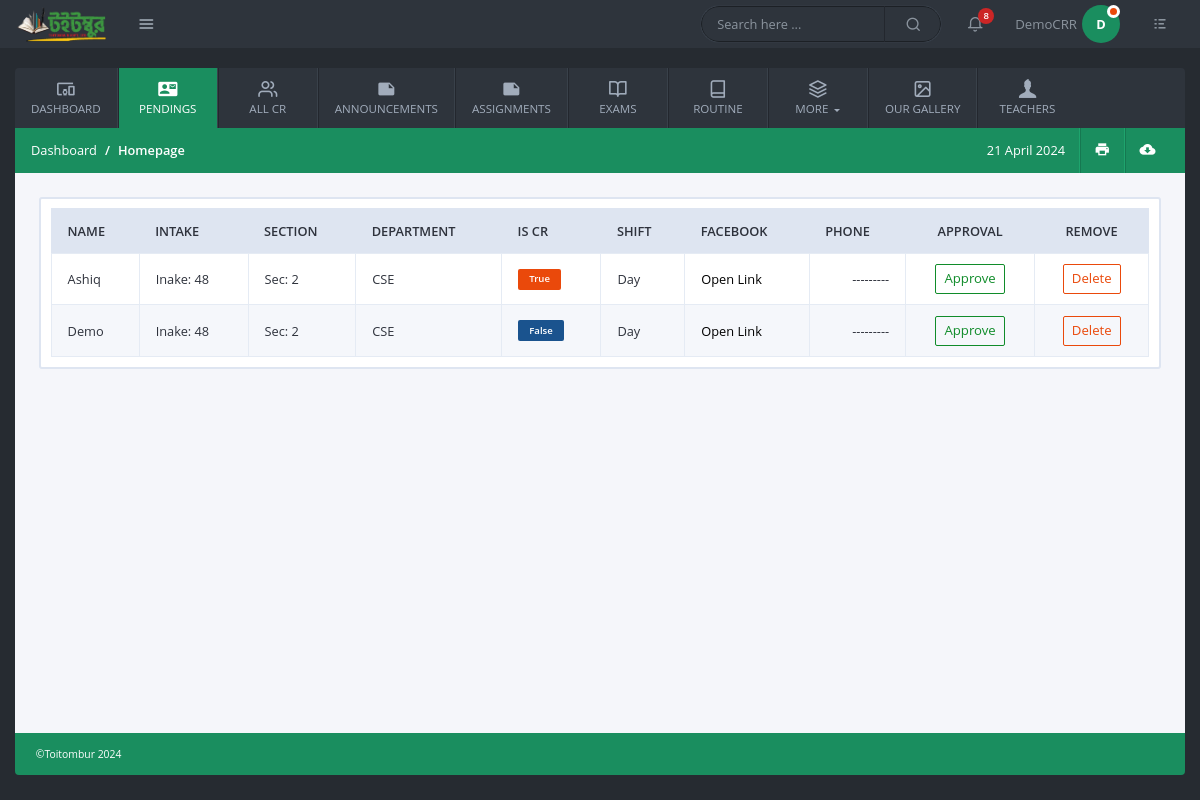
Page /pendings/ (signed in) on the committed database.
### users/models.py (models this page shows, shortened)
class User(AbstractBaseUser, PermissionsMixin):
    email = models. EmailField (unique=True, null=False)
    is_staff = models.BooleanField(
        gettext_lazy('I am staff'),
        default=False,
    help_text = gettext_lazy('If the user is admin stuff of this site then can see admin panel')
    )
    is_active = models.BooleanField(
        gettext_lazy('account active'),
        default=True,
        help_text=gettext_lazy('A user should be treated as active. Admin can unselect this instead of deleting accounts')
    )
    ROLE_CHOICES = (
        ('admin', 'admin'),
        ('student', 'student'),
        ('teacher', 'teacher'),
        ('cr', 'cr'),
    )
    role = models.CharField(
        max_length=20,
        choices=ROLE_CHOICES,
        default='admin',
    )
    USERNAME_FIELD = 'email'
    objects = MyCustomManager()

class CommonBaseModel(models.Model):
    uid = models.UUIDField(primary_key=True, default= uuid.uuid4, editable=False)
    created_at = models.DateTimeField(auto_now_add=True)
    updated_at = models.DateTimeField(auto_now=True)
    class Meta:
        abstract = True

class Profile(CommonBaseModel):
    user = models.OneToOneField(User, on_delete=models.CASCADE, related_name='profile')
    is_approved = models.BooleanField(default=False)
    details_filled = models.BooleanField(default=False)

class CommonProfileModel(models.Model):
    uid = models.UUIDField(primary_key=True, default= uuid.uuid4, editable=False)
    account = models.OneToOneField(Profile, on_delete=models.CASCADE)
    created_at = models.DateTimeField(auto_now_add=True)
    updated_at = models.DateTimeField(auto_now=True)
    personal_id = models.CharField(unique=True, max_length=150)
    gender = models.CharField( max_length=50, choices=GENDERS, blank=True,null=True)
    image = models.FileField(upload_to="Profile_Pictures", null=True, blank=True)
    class Meta:
        abstract = True

class Student(CommonProfileModel):
    name = models.CharField(max_length=350)
    intake = models.ForeignKey(Intakes, on_delete=models.CASCADE)
    section = models.ForeignKey(Sections, on_delete=models.CASCADE)
    department = models.ForeignKey(Departments, on_delete=models.CASCADE)
    shift = models.CharField(max_length=50, choices= [("Day","day"), ("Evening", "evening")])
    is_class_cr = models.BooleanField(default=False)
    contact_number = models.PositiveIntegerField(null=True, blank=True)
    facebook_profile = models.CharField( max_length=500, null=True, blank=True)

class Intakes(CommonBaseModel):
    intake = models.PositiveIntegerField()
    def __str__(self):
        return f"Inake: {self.intake}"

class Sections(CommonBaseModel):
    name = models.CharField(max_length=50)
    section = models.PositiveIntegerField()
    def __str__(self):
        return f"Sec: {self.section}"

class Departments(CommonBaseModel):
    name = models.CharField(max_length=150)
    short_name = models.CharField(max_length=50)
    department_chairman_name = models.CharField(max_length=350)
    chairman_room = models.CharField(max_length=150, null=True, blank=True)
    def __str__(self):
        return self.short_name

### common/views.py (the view, shortened to what this page needs)
# urls.py: path('pendings/', views.pendigs, name="pendings"),
@login_required()
def pendigs(request):
    context = {
        "page":"/Pendeng/"
               }
    if request.user.role == "admin":
        non_approved_profile = Student.objects.filter(account__is_approved = False)
        context["pending_student" ] = non_approved_profile
        if request.method == "POST":
            try:
                if "approve" in request.POST:
                    s_uid = request.POST['approve']
                    target = non_approved_profile.get(uid = s_uid)
                    targets_profile = target.account
                    targets_profile.is_approved = True
                    targets_profile.save()
                    messages.success(request,"Approved confirmed!")
                    return redirect(request.path)
            except Exception:
                messages.warning(request,"Sorry! Can not proceed!")
                return redirect(request.path)
    elif request.user.role == "cr":
        the_cr = get_object_or_404(Student, account = request.user.profile)
        his_intake = the_cr.intake
        his_section = the_cr.section
        his_department = the_cr.department
        his_shift = the_cr.shift
        if the_cr.is_class_cr:
            specific_intake_and_section_profile = Student.objects.filter(
                account__is_approved = False,
                intake = his_intake,
                department = his_department,
                shift = his_shift,
                section = his_section
                )
            context["pending_student"] = specific_intake_and_section_profile
        else:
            messages.warning(request,"You are not meant for approve students! I'm gently redirecting you now, Don't try to mess with anything!")
            return redirect("homepage")
    else:
        messages.info(request,"You are not meant for approve students!")
        return redirect("homepage")
    return render(request, "pages/student_approval.html", context)

### templates/pages/student_approval.html (shortened to what this page needs)
{% extends "base/base.html" %}
{% load static %}
{% block content %}
{% if user.role == 'admin' or user.role == "cr" %}
{% include "pages/wait_student.html" %}
{% endif %}
{% endblock content %}

### templates/base/base.html (shortened to what this page needs)
{% load static %}
<!doctype html>
<html lang="en">
	<head>
		<link rel="stylesheet" href="{% static "css/bootstrap.min.css" %}">
		<link rel="stylesheet" href="{% static "fonts/style.css" %}">
		<link rel="stylesheet" href="{% static "css/main.css" %}">
		<link rel="stylesheet" href="{% static "vendor/daterange/daterange.css" %}">
	</head>
	<body>
		<header class="header">
			<div class="logo-wrapper">
				<a href="{% url "homepage" %}" class="logo">
					<img src="{% static "img/toitombur.png" %}" alt="Dashboard" />
				</a>
				<a href="#" class="quick-links-btn" data-toggle="tooltip" data-placement="right" title="" data-original-title="Quick Links">
					<i class="icon-menu1"></i>
				</a>
			</div>
			<div class="header-items">
				<div class="custom-search">
					<input type="text" class="search-query" placeholder="Search here ...">
					<i class="icon-search1"></i>
				</div>
				<ul class="header-actions">
					<li class="dropdown">
						<a href="#" id="notifications" data-toggle="dropdown" aria-haspopup="true">
							<i class="icon-bell"></i>
							<span class="count-label">8</span>
						</a>
					</li>
					<li class="dropdown">
						<a href="#" id="userSettings" class="user-settings" data-toggle="dropdown" aria-haspopup="true">
							{% if user.role == "student" or user.role == "cr" %}
							<span class="user-name">{{user.profile.student.name}}</span>
							<span class="avatar"> {{ user.profile.student.name|slice:"0:1" }}<span class="status busy"></span></span>
							{% elif user.role == "teacher" %}
							<span class="user-name">{{user.profile.teacher.name}}</span>
							<span class="avatar"> {{ user.profile.teacher.name|slice:"0:1" }}<span class="status busy"></span></span>
							{% endif %}
						</a>
					</li>
					<li>
						<a href="#" class="quick-settings-btn" data-toggle="tooltip" data-placement="left" title="" data-original-title="Quick Settings">
							<i class="icon-list"></i>
						</a>
					</li>
				</ul>
			</div>
		</header>
		<div class="container-fluid">
			{% url "pendings" as p1x %}
			{% url "add_routine" as r1x %}
			<nav class="navbar navbar-expand-lg custom-navbar">
				<div class="collapse navbar-collapse" id="KamlaActiveNavbar">
					<ul class="navbar-nav">
						<li class="nav-item ">
							<a class="nav-link {% if request.path == '/' %}active-page{% endif %}" href="{% url "homepage" %}">
							  <i class="icon-devices_other nav-icon"></i>
							  Dashboard
							</a>
						  </li>
						  {% if user.role == 'admin' or user.role == 'cr' %}
						  <li class="nav-item">
							<a class="nav-link {% if request.path == p1x %}active-page{% endif %}" href="{% url "pendings" %}">
							  <i class="icon-contact_mail nav-icon"></i>
							  Pendings
							</a>
						  </li>
						  {% endif %}
						<li class="nav-item">
							<a class="nav-link {% if request.path == '/all-cr-of-each-intakes/' %}active-page{% endif %} " href="{% url "all_cr" %}" >
								<i class="icon-users nav-icon"></i>
								All CR
							</a>
						</li>
						<li class="nav-item">
							<a class="nav-link {% if request.path == '/all-announcements/' %}active-page{% endif %}" href="{% url "all_announcement" %}" >
								<i class="icon-note nav-icon"></i>
								Announcements
							</a>
						</li>
						<li class="nav-item">
							<a class="nav-link {% if request.path == '/all-assignments/' %}active-page{% endif %}" href="{% url "assignments" %}" >
								<i class="icon-note nav-icon"></i>
								Assignments
							</a>
						</li>
						<li class="nav-item">
							<a class="nav-link {% if request.path == '/exams/' %}active-page{% endif %}" href="{% url "exams" %}" >
								<i class="icon-book-open nav-icon"></i>
								Exams
							</a>
						</li>
						<li class="nav-item">
							<a class="nav-link {% if request.path == r1x %}active-page{% endif %}" href="{% url "add_routine" %}">
							  <i class="icon-book nav-icon"></i>
							  Routine
							</a>
						</li>
						<li class="nav-item dropdown">
							<a class="nav-link dropdown-toggle" href="#" id="dashboardsDropdown" role="button" data-toggle="dropdown" aria-haspopup="true" aria-expanded="false">
								<i class="icon-layers2 nav-icon"></i>
								More
							</a>
						</li>
						<li class="nav-item">
							<a class="nav-link" href="#" >
								<i class="icon-image nav-icon"></i>
								Our Gallery
							</a>
						</li>
						<li class="nav-item">
							<a class="nav-link" href="#" >
								<i class="icon-user nav-icon"></i>
								Teachers
							</a>
						</li>
					</ul>
				</div>
			</nav>
			<div class="main-container">
				<div class="page-header">
					<ol class="breadcrumb">
						<li class="breadcrumb-item">Dashboard</li>
						<li class="breadcrumb-item active">Homepage</li>
					</ol>
					<ul class="app-actions">
						<li>
							<a href="#" id="">
								<icon id="currentDate"></icon>
							</a>
						</li>
						<li>
							<a href="#" data-toggle="tooltip" data-placement="top" title="" data-original-title="Print">
								<i class="icon-print"></i>
							</a>
						</li>
						<li>
							<a href="#" data-toggle="tooltip" data-placement="top" title="" data-original-title="Download CSV">
								<i class="icon-cloud_download"></i>
							</a>
						</li>
					</ul>
				</div>
				<div class="content-wrapper">
					{% block content %}{% endblock content %}
				</div>
			</div>
			<footer class="main-footer">©Toitombur 2024</footer>
		</div>
	</body>
</html>

### templates/pages/wait_student.html (shortened to what this page needs)
<div class="table-container">
    <div class="table-responsive">
        <table class="table custom-table m-0">
            <thead>
                <tr>
                    <th>Name</th>
                    <th>Intake</th>
                    <th>Section</th>
                    <th>Department</th>
                    <th>Is CR</th>
                    <th>Shift</th>
                    <th>Facebook</th>
                    <th>Phone</th>
                    <th class="text-center">Approval</th>
                    <th class="text-center">Remove</th>
                </tr>
            </thead>
            <tbody>
                {% for student in pending_student %}
                <tr>
                    <td>{{student.name}}</td>
                    <td>{{student.intake}}</td>
                    <td>{{student.section}}</td>
                    <td>{{student.department}}</td>
                    <td><span class="badge badge-{% if student.is_class_cr %}danger{% else %}info{% endif %}">{{student.is_class_cr}}</span></td>
                    <td>{{student.shift}}</td>
                    <td class="text-danger"><a href="{{student.facebook_profile}}">Open Link</a></td>
                    <td class="text-right">{% if student.contact_number %}{{student.contact_number}}{% else %} --------- {% endif %}</td>
                    <form method="POST">
                        <td class="text-center"><button type="submit" class="btn btn-outline-success btn-sm">Approve</button></td>
                    </form>
                    <td class="text-center"><button type="button" class="btn btn-outline-danger btn-sm" data-toggle="modal" data-target="#basicModal">Delete</button></td>
                </tr>
                {% endfor %}
            </tbody>
        </table>
    </div>
</div>

### rows in the picture
User: profile.student.name "DemoCRR", profile.student.name "D"
Student: name "Ashiq", intake "Inake: 48", section "Sec: 2", department "CSE", is_class_cr "True", shift "Day"
Student: name "Demo", intake "Inake: 48", section "Sec: 2", department "CSE", is_class_cr "False", shift "Day"
